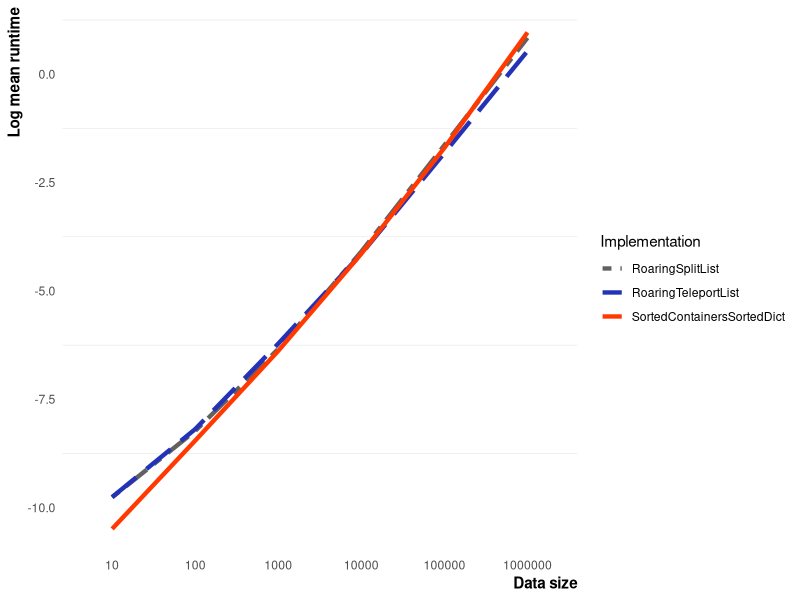
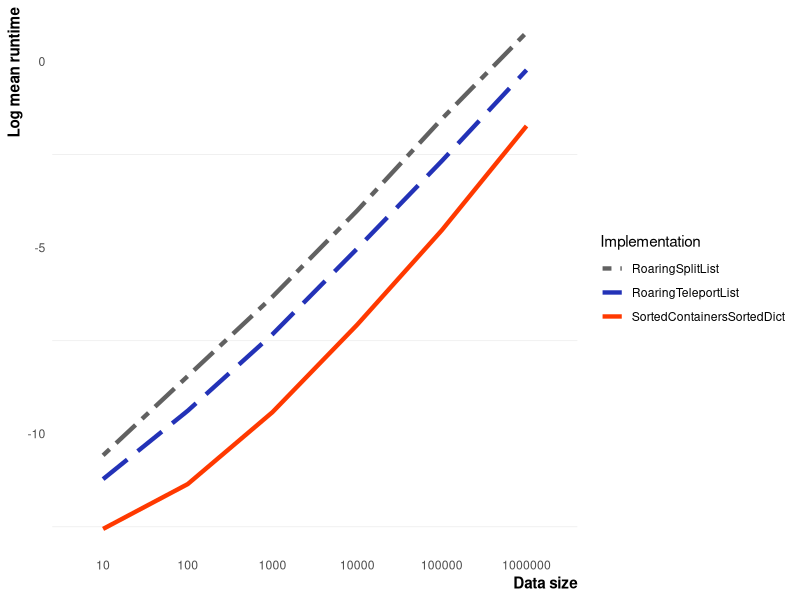
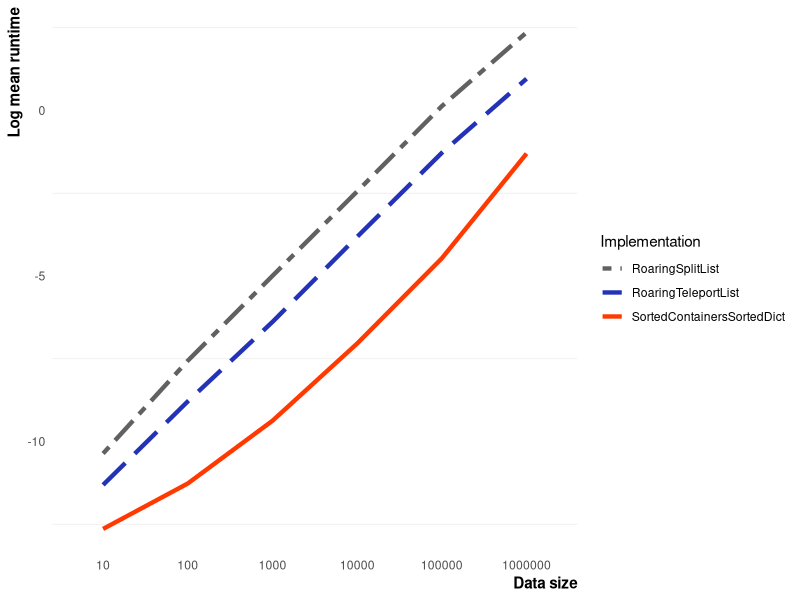
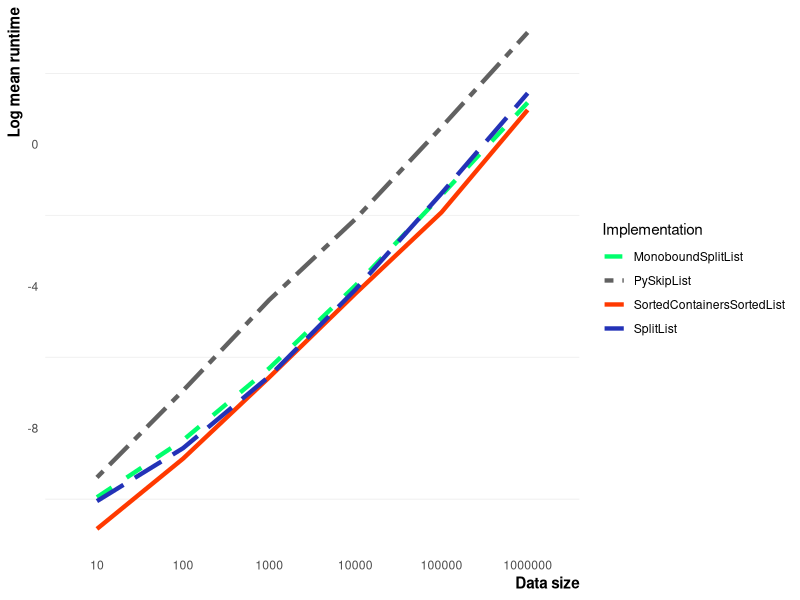
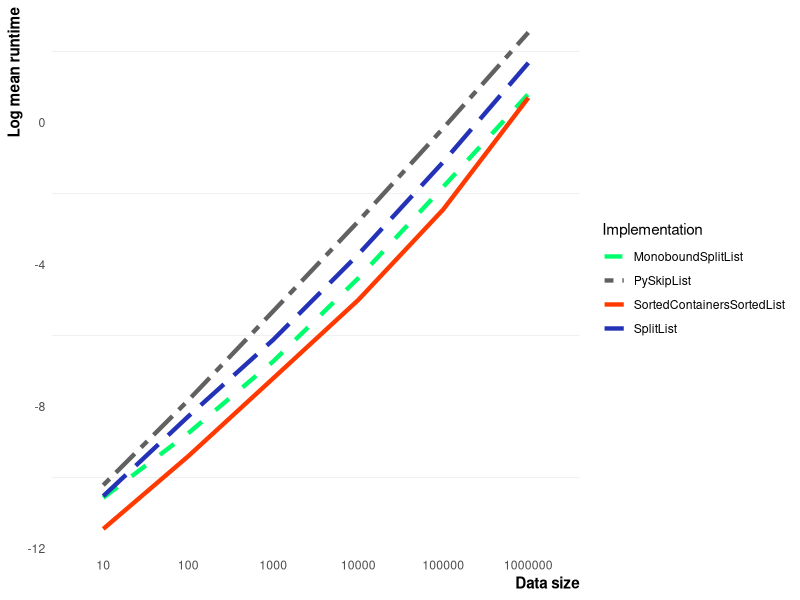
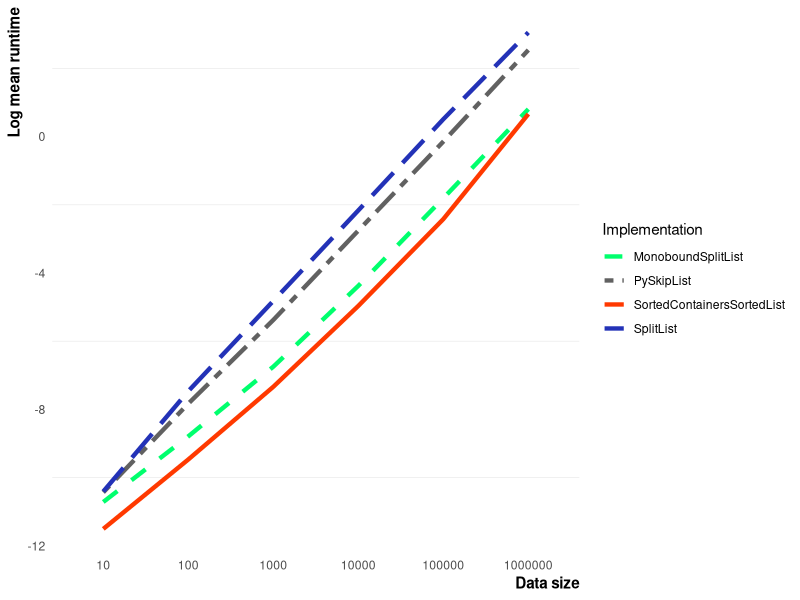

Source code (R) for these figures, in order:
## ---- chunk 1
knitr::opts_chunk$set(echo = TRUE)
## ---- chunk 2
library(tidyverse)

p <- c(0.25, 0.5, 0.75, 0.95)

p_names <- map_chr(p, ~paste0(.x*100, "%"))

p_funs <- map(p, ~partial(quantile, probs = .x, na.rm = TRUE)) %>% 
  set_names(nm = p_names)

options(scipen=999)
measurements <- read_csv("benchmarks.csv") %>%
  mutate(Implementation = case_when(
    grepl('RoaringSplitList', Implementation) ~ 'RoaringSplitList',
    grepl('Monobound', Implementation) ~ 'MonoboundSplitList',
    grepl('SplitList-2000', Implementation) ~ 'SplitList',
    grepl('SplitList-10000', Implementation) ~ 'SplitList',
    TRUE ~ Implementation
  ))

## ---- chunk 3

sortedlists <- measurements %>%
  filter(`Abstract Data Type` == "SortedList") %>%
  group_by(`Data Size`, Implementation, Operation) %>%
  summarize(mean_runtime = mean(Runtime))

sortedlists_inserts <- sortedlists %>% filter(Operation == "insert")
sortedlists_lookups <- sortedlists %>% filter(Operation == "lookup_inserted")
sortedlists_not_in_lookups <- sortedlists %>% filter(Operation == "lookup_not_inserted")

sorteddicts <- measurements %>%
  filter(`Abstract Data Type` == "SortedDict") %>%
  group_by(`Data Size`, Implementation, Operation) %>%
  summarize(mean_runtime = mean(Runtime))

sorteddicts_inserts <- sorteddicts %>% filter(Operation == "insert")
sorteddicts_lookups <- sorteddicts %>% filter(Operation == "lookup_inserted")
sorteddicts_not_in_lookups <- sorteddicts %>% filter(Operation == "lookup_not_inserted")


## ---- chunk 4

sli <- ggplot(data = sortedlists_inserts, aes(x = factor(`Data Size`), y = log(mean_runtime), colour = Implementation, group = Implementation)) +
  geom_line(size=1.5, aes(linetype=Implementation)) +
  theme_minimal() +
  theme(panel.grid.major = element_blank(),
        axis.title = element_text(face="bold", hjust=1)) +
  ylab("Log mean runtime") +
  xlab("Data size") +
  scale_linetype_manual(values = c(
    "PySkipList" = "twodash",
    "SplitList" = "longdash",
    "MonoboundSplitList" = "dashed",
    "SortedContainersSortedList" = "solid"
  )) +
  scale_color_manual(values = c(
    "PySkipList" = "#616161",
    "SplitList" = "#2332b7",
    "MonoboundSplitList" = "#00ff6d",
    "SortedContainersSortedList" = "#ff3900"
  ))

sll <- ggplot(data = sortedlists_lookups, aes(x = factor(`Data Size`), y = log(mean_runtime), colour = Implementation, group = Implementation)) +
  geom_line(size=1.5, aes(linetype=Implementation)) +
  theme_minimal() +
  theme(panel.grid.major = element_blank(),
        axis.title = element_text(face="bold", hjust=1)) +
  ylab("Log mean runtime") +
  xlab("Data size") +
  scale_linetype_manual(values = c(
    "PySkipList" = "twodash",
    "SplitList" = "longdash",
    "MonoboundSplitList" = "dashed",
    "SortedContainersSortedList" = "solid"
  )) +
  scale_color_manual(values = c(
    "PySkipList" = "#616161",
    "SplitList" = "#2332b7",
    "MonoboundSplitList" = "#00ff6d",
    "SortedContainersSortedList" = "#ff3900"
  ))

slln <- ggplot(data = sortedlists_not_in_lookups, aes(x = factor(`Data Size`), y = log(mean_runtime), colour = Implementation, group = Implementation)) +
  geom_line(size=1.5, aes(linetype=Implementation)) +
  theme_minimal() +
  theme(panel.grid.major = element_blank(),
        axis.title = element_text(face="bold", hjust=1)) +
  ylab("Log mean runtime") +
  xlab("Data size") +
  scale_linetype_manual(values = c(
    "PySkipList" = "twodash",
    "SplitList" = "longdash",
    "MonoboundSplitList" = "dashed",
    "SortedContainersSortedList" = "solid"
  )) +
  scale_color_manual(values = c(
    "PySkipList" = "#616161",
    "SplitList" = "#2332b7",
    "MonoboundSplitList" = "#00ff6d",
    "SortedContainersSortedList" = "#ff3900"
  ))
  #+
  #scale_x_discrete(breaks = c(100, 1000, 10000, 100000, 1000000))

## ---- chunk 5

sdi <- ggplot(data = sorteddicts_inserts, aes(x = factor(`Data Size`), y = log(mean_runtime), colour = Implementation, group = Implementation)) +
  geom_line(size=1.5, aes(linetype=Implementation)) +
  theme_minimal() +
  theme(panel.grid.major = element_blank(),
        axis.title = element_text(face="bold", hjust=1)) +
  ylab("Log mean runtime") +
  xlab("Data size") +
  scale_linetype_manual(values = c(
    "RoaringSplitList" = "twodash",
    "RoaringTeleportList" = "longdash",
    "SortedContainersSortedDict" = "solid"
  )) +
  scale_color_manual(values = c(
    "RoaringSplitList" = "#616161",
    "RoaringTeleportList" = "#2332b7",
    "SortedContainersSortedDict" = "#ff3900"
  ))

sdl <- ggplot(data = sorteddicts_lookups, aes(x = factor(`Data Size`), y = log(mean_runtime), colour = Implementation, group = Implementation)) +
  geom_line(size=1.5, aes(linetype=Implementation)) +
  theme_minimal() +
  theme(panel.grid.major = element_blank(),
        axis.title = element_text(face="bold", hjust=1)) +
  ylab("Log mean runtime") +
  xlab("Data size") +
  scale_linetype_manual(values = c(
    "RoaringSplitList" = "twodash",
    "RoaringTeleportList" = "longdash",
    "SortedContainersSortedDict" = "solid"
  )) +
  scale_color_manual(values = c(
    "RoaringSplitList" = "#616161",
    "RoaringTeleportList" = "#2332b7",
    "SortedContainersSortedDict" = "#ff3900"
  ))

sdln <- ggplot(data = sorteddicts_not_in_lookups, aes(x = factor(`Data Size`), y = log(mean_runtime), colour = Implementation, group = Implementation)) +
  geom_line(size=1.5, aes(linetype=Implementation)) +
  theme_minimal() +
  theme(panel.grid.major = element_blank(),
        axis.title = element_text(face="bold", hjust=1)) +
  ylab("Log mean runtime") +
  xlab("Data size") +
  scale_linetype_manual(values = c(
    "RoaringSplitList" = "twodash",
    "RoaringTeleportList" = "longdash",
    "SortedContainersSortedDict" = "solid"
  )) +
  scale_color_manual(values = c(
    "RoaringSplitList" = "#616161",
    "RoaringTeleportList" = "#2332b7",
    "SortedContainersSortedDict" = "#ff3900"
  ))


